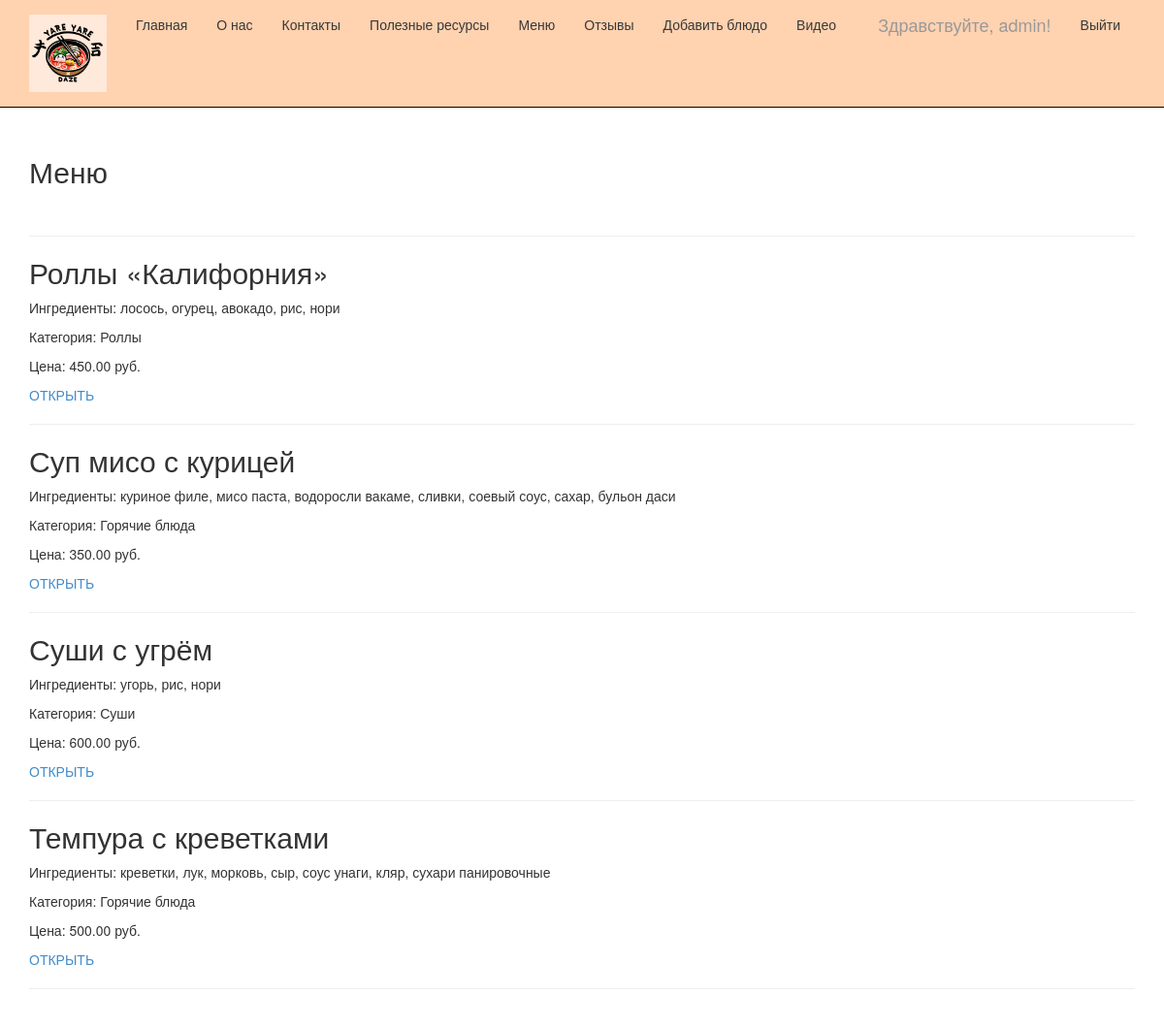
The page /menu/ (signed in) on the database its author committed.
### app/models.py (models this page shows, shortened)
class MenuItem(models.Model):
    name = models.CharField(max_length=255, verbose_name="Название блюда")
    ingredients = models.TextField(verbose_name="Ингредиенты")
    category = models.CharField(max_length=100, blank=True, null=True, verbose_name="Категория")
    price = models.DecimalField(max_digits=9, decimal_places=2, verbose_name="Цена")
    calories = models.IntegerField(verbose_name="Калории")
    author = models.ForeignKey(User, null=True, blank=True, on_delete = models.SET_NULL, verbose_name = "Автор")
    image = models.FileField(default = 'temp.jpg', verbose_name="Путь к картинке")
    class Meta:
        db_table = "MenuItems" # имя таблицы для модели
        ordering = ["name"] # порядок сортировки данных в модели
        verbose_name = "Меню доставки" # имя, под которым модель будет отображаться в административном разделе
        verbose_name_plural = "Меню доставки" # тоже для всех пунктов меню доставки

### app/views.py (the view)
# urls.py: path('menu/', views.menu, name= 'menu'),
def menu(request):
    menuitems = MenuItem.objects.all()
    assert isinstance(request, HttpRequest)
    return render(
        request,
        'app/menu.html',
        {
            'title': 'Меню',
            'menuitems': menuitems,
        }
    )

### app/templates/app/menu.html
﻿{% extends "app/layout.html" %}
{% block content %}
<h2>{{ title }}</h2>
<br />
{% for menuitem in menuitems %}
<hr />
<div class="">
    <h2> {{menuitem.name}} </h2>
    <p> Ингредиенты: {{menuitem.ingredients}} </p>
    <p> Категория: {{menuitem.category}} </p>
    <p> Цена: {{menuitem.price}} руб.</p>
    <p><a href="{% url 'menuit' parametr=menuitem.id %}"> ОТКРЫТЬ </a></p>
</div>
{% endfor %}
{% endblock %}

### app/templates/app/loginpartial.html (shortened to what this page needs)
﻿{% if user.is_authenticated %}
<form id="logoutForm" action="/logout/" method="post" class="navbar-right">
    <ul class="nav navbar-nav navbar-right">
        <li><span class="navbar-brand">Здравствуйте, {{ user.username }}!</span></li>
        <li><a href="javascript:document.getElementById('logoutForm').submit()">Выйти</a></li>
    </ul>
</form>
{% else %}
<ul class="nav navbar-nav navbar-right">
    <li><a href="{% url 'login' %}">Войти</a></li>
</ul>
{% endif %}

### app/static/app/content/site.css (style rules this page uses)
body { padding-top: 120px; padding-bottom: 20px; }

### rows shown on the page
MenuItem: name "Роллы «Калифорния»", ingredients "лосось, огурец, авокадо, рис, нори", category "Роллы", price "450.00"
MenuItem: name "Суп мисо с курицей", ingredients "куриное филе, мисо паста, водоросли вакаме, сливки, соевый соус, сахар, бульон даси", category "Горячие блюда", price "350.00"
MenuItem: name "Суши с угрём", ingredients "угорь, рис, нори", category "Суши", price "600.00"
MenuItem: name "Темпура с креветками", ingredients "креветки, лук, морковь, сыр, соус унаги, кляр, сухари панировочные", category "Горячие блюда", price "500.00"

### other values the page prints
{{ user.username }} "admin"
{{ title }} "Меню"
